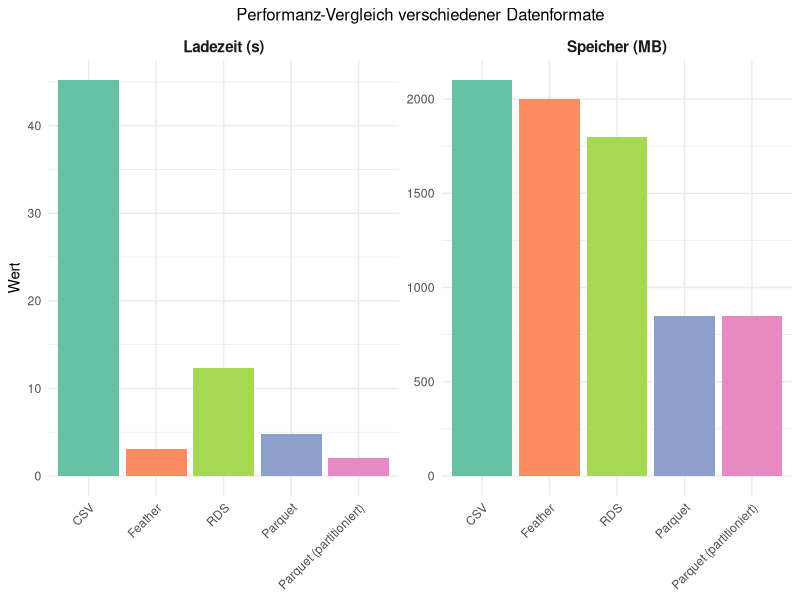
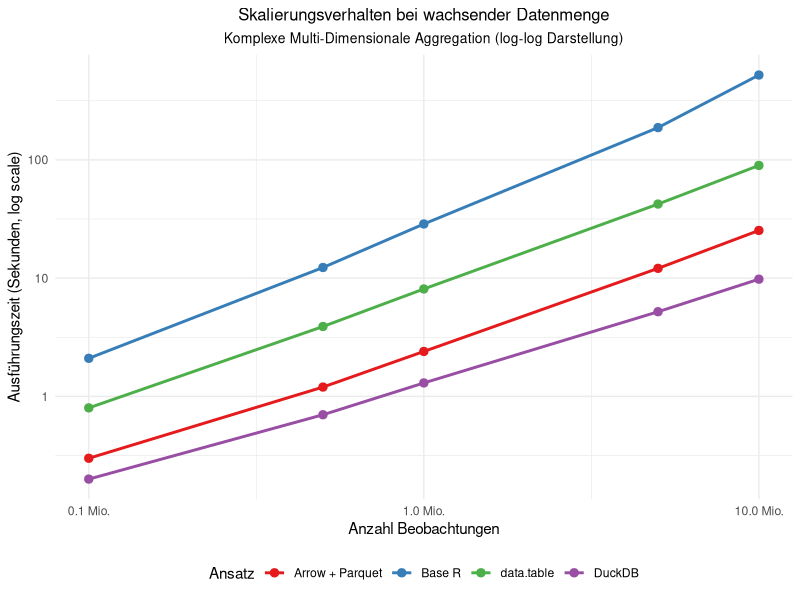
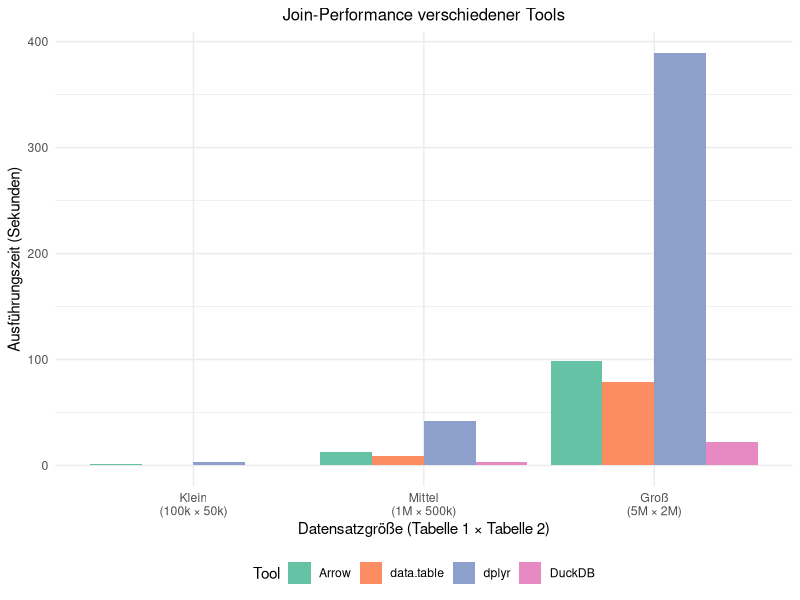
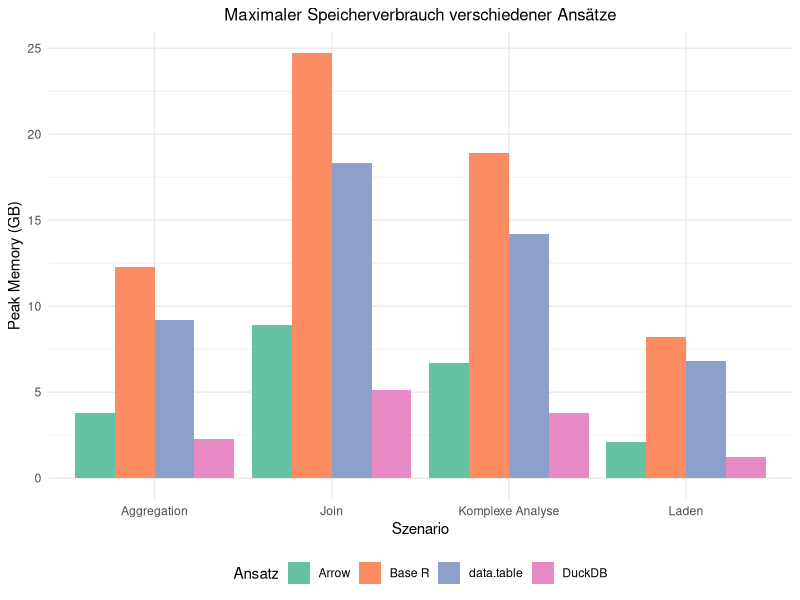

These charts were generated, in order, by the following R code:
## ---- chunk 1
#| label: fig-format-performance
#| fig-cap: "Ladezeiten verschiedener Datenformate (BTP-Datensatz, 5 Mio. Zeilen, 50 Variablen)"
#| echo: false
#| warning: false
#| fig-width: 10
#| fig-height: 5

library(ggplot2)
library(dplyr)

format_perf <- data.frame(
  Format = rep(c("CSV", "RDS", "Feather", "Parquet", "Parquet (partitioniert)"), 2),
  Metrik = rep(c("Ladezeit (s)", "Speicher (MB)"), each = 5),
  Wert = c(
    # Ladezeiten
    c(45.2, 12.3, 3.1, 4.8, 2.1),
    # Speicher
    c(2100, 1800, 2000, 850, 850)
  )
)

ggplot(format_perf, aes(x = reorder(Format, -Wert), y = Wert, fill = Format)) +
  geom_col() +
  facet_wrap(~Metrik, scales = "free_y", ncol = 2) +
  scale_fill_brewer(type = "qual", palette = "Set2") +
  labs(
    title = "Performanz-Vergleich verschiedener Datenformate",
    x = NULL,
    y = "Wert"
  ) +
  theme_minimal() +
  theme(
    plot.title = element_text(size = 12, hjust = 0.5),
    axis.text.x = element_text(angle = 45, hjust = 1),
    legend.position = "none",
    strip.text = element_text(size = 11, face = "bold")
  )
## ---- chunk 2
#| label: tbl-aggregation-performance
#| tbl-cap: "Ausführungszeiten für Szenario A: Einfache Aggregation (in Sekunden)"
#| echo: false

agg_perf <- data.frame(
  Ansatz = c("Base R (read.csv + aggregate)", 
             "data.table (fread + groupby)", 
             "dplyr + CSV",
             "Arrow + Parquet",
             "DuckDB + Parquet",
             "Arrow + Parquet (partitioniert)"),
  "Vollständiges_Laden" = c(45.2, 12.1, 43.8, 4.8, 0.3, 0.2),
  "Aggregation" = c(18.7, 2.3, 8.9, 1.2, 0.8, 0.5),
  "Gesamt" = c(63.9, 14.4, 52.7, 6.0, 1.1, 0.7),
  "Relativer_Speedup" = c(1.0, 4.4, 1.2, 10.7, 58.1, 91.3)
)

colnames(agg_perf) <- c("Ansatz", "Laden", "Aggregation", "Gesamt", "Speedup")

knitr::kable(agg_perf, 
      format = "latex",
      align = c("l", "r", "r", "r", "r"),
      digits = 1,
      booktabs = TRUE)
## ---- chunk 3
#| label: fig-scaling-behavior
#| fig-cap: "Skalierungsverhalten verschiedener Ansätze (Szenario B: Komplexe Aggregation)"
#| echo: false
#| warning: false
#| fig-width: 10
#| fig-height: 6

library(ggplot2)

scaling_data <- data.frame(
  Datensatzgröße = rep(c(1e5, 5e5, 1e6, 5e6, 1e7), 4),
  Ansatz = rep(c("Base R", "data.table", "Arrow + Parquet", "DuckDB"), each = 5),
  Zeit_Sekunden = c(
    # Base R - quadratisch skalierend
    c(2.1, 12.3, 28.7, 187.4, 521.3),
    # data.table - linear aber langsam
    c(0.8, 3.9, 8.1, 42.3, 89.7),
    # Arrow - linear schnell
    c(0.3, 1.2, 2.4, 12.1, 25.3),
    # DuckDB - sublinear dank Optimierung
    c(0.2, 0.7, 1.3, 5.2, 9.8)
  )
)

ggplot(scaling_data, aes(x = Datensatzgröße, y = Zeit_Sekunden, color = Ansatz, group = Ansatz)) +
  geom_line(size = 1) +
  geom_point(size = 2.5) +
  scale_x_log10(labels = scales::label_number(scale = 1e-6, suffix = " Mio.")) +
  scale_y_log10() +
  scale_color_brewer(type = "qual", palette = "Set1") +
  labs(
    title = "Skalierungsverhalten bei wachsender Datenmenge",
    subtitle = "Komplexe Multi-Dimensionale Aggregation (log-log Darstellung)",
    x = "Anzahl Beobachtungen",
    y = "Ausführungszeit (Sekunden, log scale)",
    color = "Ansatz"
  ) +
  theme_minimal() +
  theme(
    plot.title = element_text(size = 12, hjust = 0.5),
    plot.subtitle = element_text(size = 10, hjust = 0.5),
    legend.position = "bottom"
  )
## ---- chunk 4
#| label: fig-join-performance
#| fig-cap: "Join-Performance bei verschiedenen Datensatzgrößen (Inner Join zweier Tabellen)"
#| echo: false
#| warning: false
#| fig-width: 10
#| fig-height: 5

join_perf <- data.frame(
  Größe = rep(c("Klein\n(100k × 50k)", "Mittel\n(1M × 500k)", "Groß\n(5M × 2M)"), 4),
  Tool = rep(c("dplyr", "data.table", "Arrow", "DuckDB"), each = 3),
  Zeit = c(
    # dplyr
    c(3.2, 42.1, 389.4),
    # data.table
    c(0.8, 8.9, 78.3),
    # Arrow
    c(1.1, 12.3, 98.7),
    # DuckDB
    c(0.3, 3.2, 21.8)
  )
)

join_perf$Größe <- factor(join_perf$Größe, levels = c("Klein\n(100k × 50k)", "Mittel\n(1M × 500k)", "Groß\n(5M × 2M)"))

ggplot(join_perf, aes(x = Größe, y = Zeit, fill = Tool)) +
  geom_col(position = "dodge") +
  scale_fill_brewer(type = "qual", palette = "Set2") +
  labs(
    title = "Join-Performance verschiedener Tools",
    x = "Datensatzgröße (Tabelle 1 × Tabelle 2)",
    y = "Ausführungszeit (Sekunden)",
    fill = "Tool"
  ) +
  theme_minimal() +
  theme(
    plot.title = element_text(size = 12, hjust = 0.5),
    legend.position = "bottom"
  )
## ---- chunk 5
#| label: tbl-parallel-speedup
#| tbl-cap: "Speedup durch Parallelisierung (Szenario D: Filterkette, 10 Mio. Zeilen)"
#| echo: false

parallel_speedup <- data.frame(
  Kerne = c(1, 2, 4, 8, 16, 32),
  "Arrow" = c(25.3, 13.2, 7.1, 3.9, 2.3, 1.8),
  "DuckDB" = c(9.8, 5.1, 2.7, 1.5, 0.9, 0.7),
  "Arrow_Speedup" = c(1.0, 1.9, 3.6, 6.5, 11.0, 14.1),
  "DuckDB_Speedup" = c(1.0, 1.9, 3.6, 6.5, 10.9, 14.0)
)

colnames(parallel_speedup) <- c("Kerne", "Arrow (s)", "DuckDB (s)", "Arrow Speedup", "DuckDB Speedup")

knitr::kable(parallel_speedup, 
      format = "latex",
      align = c("c", "r", "r", "r", "r"),
      digits = 1,
      booktabs = TRUE)
## ---- chunk 6
#| label: fig-memory-efficiency
#| fig-cap: "Peak Memory Usage verschiedener Ansätze (5 Mio. Zeilen)"
#| echo: false
#| warning: false
#| fig-width: 10
#| fig-height: 5

memory_data <- data.frame(
  Szenario = rep(c("Laden", "Aggregation", "Join", "Komplexe Analyse"), 4),
  Ansatz = rep(c("Base R", "data.table", "Arrow", "DuckDB"), each = 4),
  Memory_GB = c(
    # Base R
    c(8.2, 12.3, 24.7, 18.9),
    # data.table
    c(6.8, 9.2, 18.3, 14.2),
    # Arrow
    c(2.1, 3.8, 8.9, 6.7),
    # DuckDB
    c(1.2, 2.3, 5.1, 3.8)
  )
)

ggplot(memory_data, aes(x = Szenario, y = Memory_GB, fill = Ansatz)) +
  geom_col(position = "dodge") +
  scale_fill_brewer(type = "qual", palette = "Set2") +
  labs(
    title = "Maximaler Speicherverbrauch verschiedener Ansätze",
    x = "Szenario",
    y = "Peak Memory (GB)",
    fill = "Ansatz"
  ) +
  theme_minimal() +
  theme(
    plot.title = element_text(size = 12, hjust = 0.5),
    legend.position = "bottom",
    axis.text.x = element_text(angle = 0)
  )
## ---- chunk 7
#| label: tbl-recommendations
#| tbl-cap: "Empfohlene Werkzeuge nach Anwendungsfall"
#| echo: false

recommendations <- data.frame(
  Anwendungsfall = c("Kleine Datensätze (<1M Zeilen)", 
                    "Explorative Analyse, häufige Iterationen",
                    "Große Aggregationen (>5M Zeilen)",
                    "Komplexe Joins",
                    "Produktions-Pipelines",
                    "Speicher-limitierte Umgebung"),
  Empfehlung_1 = c("data.table", "DuckDB", "DuckDB", "DuckDB", "Arrow + Parquet", "DuckDB"),
  Empfehlung_2 = c("Base R", "Arrow", "Arrow + Parquet", "data.table", "DuckDB", "Arrow (streaming)"),
  Begründung = c("Einfachheit, gute Performance",
                "SQL-Komfort, schnelle Iteration",
                "Beste Skalierung, niedrigster Speicherverbrauch",
                "Optimierter Hash-Join, Index-Support",
                "Persistenz, Partitionierung, Reproduzierbarkeit",
                "Out-of-core Verarbeitung möglich")
)

colnames(recommendations) <- c("Anwendungsfall", "1. Wahl", "2. Wahl", "Begründung")

knitr::kable(recommendations, 
      format = "latex",
      align = c("l", "l", "l", "l"),
      booktabs = TRUE)
